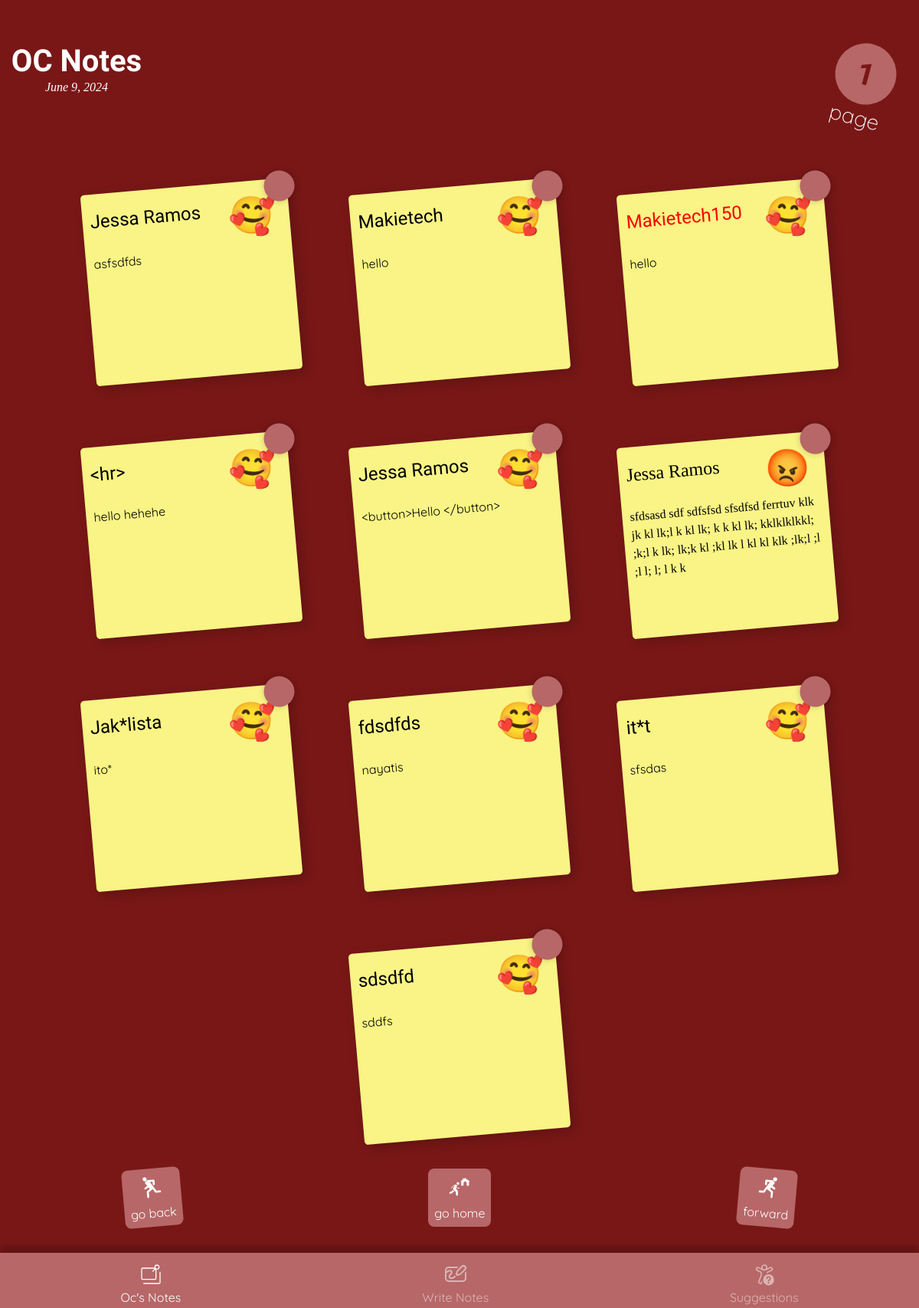
Before: / with the older database file.
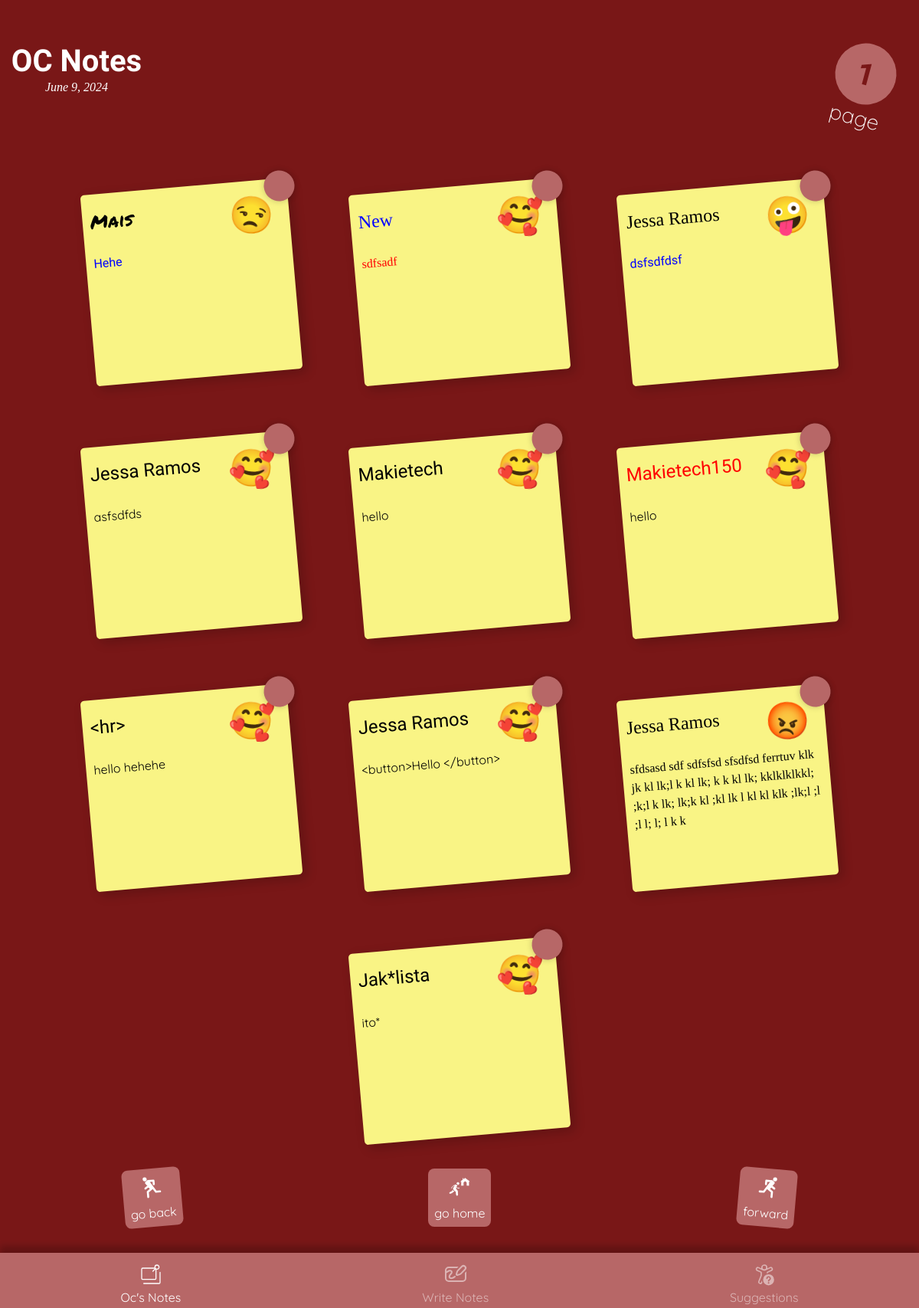
After: the same page with the newer database file.
### myapp/models.py (models this page shows, shortened)
class StickyNote(models.Model):
    nickname = models.CharField(max_length=13)
    nickname_color = models.CharField(max_length=5)
    nickname_font = models.CharField(max_length=20)
    content = models.TextField(max_length=155)
    content_color = models.CharField(max_length=5)
    content_font = models.CharField(max_length=20)
    emoji = models.CharField(max_length=255)

### myapp/views.py (the view)
# urls.py: path('' , view=views.clipboard_list_page , name="home" ),
def clipboard_list_page(request):
    if request.method == "GET":
        notes = sticky_notes = StickyNote.objects.all().order_by('-id')[:NUMBER_OF_NOTES_TO_DISPLAY]
        previous_page(12)
        context = {"notes" : notes }
        return render(request , 'clipboards_screens.html' , context=context)

### myapp/views.py (called while the page is built)
def previous_page(start_id):
    sticky_notes = StickyNote.objects.filter(id__gt=start_id).order_by('id')[:NUMBER_OF_NOTES_TO_DISPLAY:-1]
    return sticky_notes

### myapp/templates/clipboards_screens.html (shortened to what this page needs)
{% load static %}
<!DOCTYPE html>
<html lang="en">
<head>
    <link rel="stylesheet" href="{% static 'css\clipboard_screens_design.css' %}">
</head>
<body>
    <div class="tool-bar">
        <div class="tool">
            <p>Oc's Notes</p>
        </div>
        <div class="tool" onclick="changeTemplate('{% url 'write' %}');">
            <p>Write Notes</p>
        </div>
        <div class="tool" onclick="changeTemplate('{% url 'suggestion' %}');">
            <p>Suggestions</p>
        </div>
    </div>
    <div class="container" id="headbar-location">
        <div class="header-bar" >
            <div class="header-left">
                <h1 class="app_name">OC Notes</h1>
                <h4 class="current_day" id="currentDate"></h4>
            </div>
            <div class="header-right">
                <div class="number-page"><h1 id="page-number"> 1 </h1></div>
                <p class="text-page">page</p>
            </div>
        </div>
        <div class="sticky-notes-container">
            {% for note in notes %}
                <div class="sticky-note" note_id="{{ note.id }}" >
                    <div class="note-header">
                        <p class="nickname" id="nickname-{{note.id}}" style="color: {{note.nickname_color}};" >{{ note.nickname }}</p>
                        <p class="emoji">{{ note.emoji }}</p>
                        <span class="pin"></span>
                    </div>
                    <div class="sticky-note-content" id="content-{{note.id}}">
                        <p style="color:{{ note.content_color }}; ">{{ note.content }}</p>
                    </div>
                </div>
            {% endfor %}
        </div>
        <div class="paging-buttons">
            <div class="page-button" onclick="fetchStickyNotes('down')" id="prev-page-button">
                <svg xmlns="http://www.w3.org/2000/svg" width="200" height="200" viewBox="0 0 24 24">
                    <path fill="none" stroke="currentColor" stroke-linecap="round" stroke-linejoin="round" stroke-width="2" d="m15 11l3 2m0-8a1 1 0 1 0 0-2a1 1 0 0 0 0 2ZM9.5 9.5L9.525 6H15L8 17H4m11-9l-3 5l.5 1L17 7.5L15 6m-4 7l5 3.5v5"/>
                </svg>
                <p>go back</p>
            </div>
            <div class="page-button" onclick="changeTemplate('{% url 'home' %}')">
                <p>go home</p>
            </div>
            <div class="page-button" onclick="fetchStickyNotes('up')" id="next-page-button">
                <svg xmlns="http://www.w3.org/2000/svg" width="200" height="200" viewBox="0 0 24 24">
                    <path fill="none" stroke="currentColor" stroke-linecap="round" stroke-linejoin="round" stroke-width="2" d="m15 11l3 2m0-8a1 1 0 1 0 0-2a1 1 0 0 0 0 2ZM9.5 9.5L9.525 6H15L8 17H4m11-9l-3 5l.5 1L17 7.5L15 6m-4 7l5 3.5v5"/>
                </svg>
                <p>forward</p>
            </div>
        </div>
    </div>
</body>
</html>

### static/css/clipboard_screens_design.css (style rules this page uses)
:root { --primary-color : #791717; --secondary-color : #B76767; --tertiary-color: #FFFFFF; --primary-font : "Poetsen One"; --secondary-font : "Quicksand"; --comic-san : "Comic Sans MS", "Comic Sans", cursive; --arial-rounded : 'Arial Rounded MT Bold', Arial, sans-serif; --lucida-writing : 'Lucida Handwriting', cursive; --bradley-hand : 'Bradley Hand', cursive; --chalkboard-se : 'Chalkboard SE', sans-serif; --dakota : 'Dakota', cursive; --permanent-marker : 'Permanent Marker', cursive; --indie-flower : 'Indie Flower', cursive; }
* { color: var(--tertiary-color); margin: 0; }
body { background-color: var(--primary-color); margin: 0; padding-bottom: 13.0svh; min-width: 326px; }
.tool-bar { z-index: 5; position: fixed; bottom: 0; display: flex; width: 100%; background-color: var(--secondary-color); justify-content: space-around; height: 8.5svh; box-shadow: 0.0svh -0.5svh 1.0svh rgba(0,0,0,0.2); padding-bottom: 0.5svh; }
.tool { width: fit-content; display: flex; flex-direction: column; align-items: center; justify-content: center; margin-top: 1.0svh; opacity: 0.5; cursor: pointer; }
.tool svg { flex : 1; height: 4.0svh; width: 4.0svh; }
.tool p { flex: 0; font-family: var(--secondary-font); color: var(--tertiary-color); }
.tool:nth-child(1) { opacity: 1; }
.header-bar { display: flex; flex-direction: row; margin-top: 7.0svh; justify-content: space-between; padding-bottom: 8.0svh; }
.header-left { display: flex; flex-direction: column ; width: 200px; align-items: center ; height: fit-content; }
.app_name { font-size: 5.0svh; width: fit-content; font-family: var(--primary-font); }
.current_day { margin-top: 0.3svh; width: fit-content; font-style: italic; font-weight: var(--secondary-font); font-size: 2.0svh; }
.header-right { display: flex; flex-direction: column; align-items: center; transform: rotate(15deg); width: 100px; margin-right: 3.0svh; }
.number-page { background-color: var(--secondary-color); width: 10.0svh; border-radius: 50%; height: 10.0svh; display: flex; justify-content: center; align-items: center; }
.number-page > * { font-size: 5.0svh; color: var(--primary-color); font-family: var(--primary-font); }
.text-page { text-align: center; width: fit-content; font-weight: lighter; font-family: var(--secondary-font); font-size: 3.5svh; }
.sticky-notes-container { display: flex; flex-direction: row; flex-wrap: wrap; justify-content: center; row-gap: 10.0svh; column-gap: 10.0svh; padding-top: 1.0svh; padding-bottom: 5.0svh; }
.sticky-note { transform: rotate(-5deg); width: 250px; height: 230px; background-color: #f9f485; box-shadow: 5px 5px 15px rgba(0,0,0,0.2); padding: 10px; font-size: 1rem; line-height: 1.5; border-radius: 5px; flex: 0 1 250px; }
.note-header { display: flex; flex-direction: row; justify-content: space-between; height: fit-content; }
.nickname { font-family: var(--primary-font); margin: 0; width: fit-content; font-size: 3.0svh; margin-top: 1.0svh; }
.pin { background-color: var(--secondary-color); box-shadow: 0 0 1.0svh rgba(0,0,0,0.2); border-radius: 50%; width: 5.0svh; height: 5.0svh; position: relative; top: -20px; right: -20px; }
.emoji { position: absolute; top: 10px; right: 20px; font-size: 5.9svh; transform: rotate(11deg); }
.sticky-note-content > * { color: black; font-family: var(--secondary-font); font-weight: 400; margin-top: 3.1svh; word-wrap: break-word; }
.paging-buttons { display: flex; height: 10.0svh; justify-content: space-around; align-items: center; }
.page-button { text-align: center; display: flex; width: fit-content; flex-direction: column; gap: 1.0svh; background-color: var(--secondary-color); padding: 1.0svh; border-radius: 1.0svh; align-items: center; cursor: pointer; }
.page-button svg { flex: 1; width: 4.0svh; height: 4.0svh; }
.page-button p { flex: 0; font-family: var(--secondary-font); }
.page-button:nth-child(1) { transform: rotate(-5deg); }
.page-button:nth-child(1) svg { transform: scaleX(-1); }
.page-button:nth-child(3) { transform: rotate(5deg); }

Changed rows visible on the page:
no longer on this page (row unchanged): StickyNote: nickname "fdsdfds", emoji "🥰", content "nayatis"
no longer on this page (row unchanged): StickyNote: nickname "it*t", emoji "🥰", content "sfsdas"
no longer on this page (row unchanged): StickyNote: nickname "sdsdfd", emoji "🥰", content "sddfs"
added StickyNote: nickname "Mais", emoji "😒", content "Hehe", content_color "blue" (drawn)
added StickyNote: nickname "New", emoji "🥰", content "sdfsadf", nickname_color "blue" (drawn), content_color "red" (drawn)
added StickyNote: nickname "Jessa Ramos", emoji "🤪", content "dsfsdfdsf", content_color "blue" (drawn)
